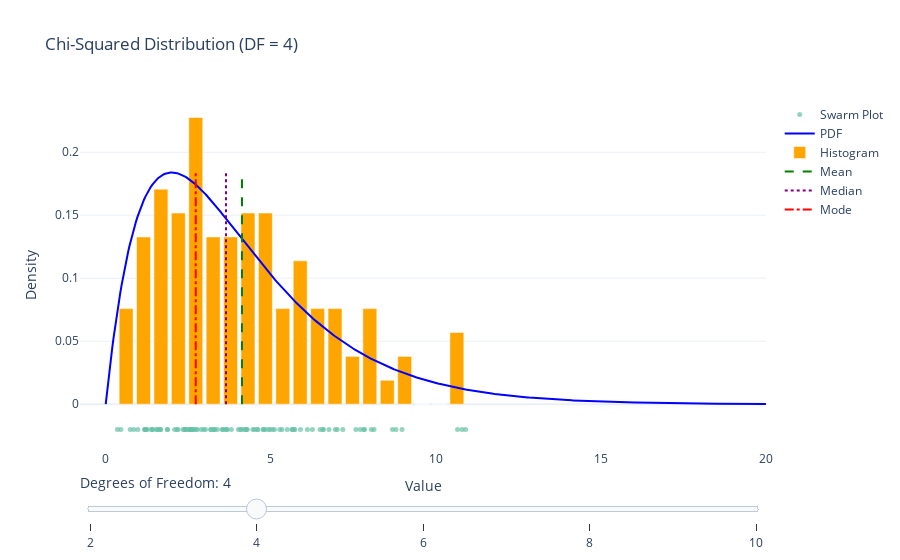

Write notebook code for a chart like this one.
### Code cell
import numpy as np
import plotly.graph_objects as go
import seaborn as sns
from scipy.stats import chi2
from matplotlib.colors import to_hex

# Function to generate the interactive Chi-Squared plot with DF slider
def generate_interactive_chi_square_with_pdf_and_corrected_mode():
    # Parameters
    initial_df = 4  # Initial degrees of freedom
    dfs = [2, 4, 6, 8, 10]  # Slider options for degrees of freedom
    sample_size = 100  # Fixed sample size
    x = np.linspace(0, 20, 500)  # PDF range

    # Function to generate data
    def generate_data(df):
        y_pdf = chi2.pdf(x, df=df)  # PDF values
        sample = np.random.chisquare(df=df, size=sample_size)  # Sample data
        hist, bins = np.histogram(sample, bins=20, density=True)
        bin_centers = (bins[:-1] + bins[1:]) / 2
        mean = np.mean(sample)
        median = np.median(sample)
        mode = bin_centers[np.argmax(hist)]  # Mode from the histogram
        return y_pdf, sample, hist, bin_centers, mean, median, mode

    # Initial data
    y_pdf, sample, hist, bin_centers, mean, median, mode = generate_data(initial_df)

    # Create a swarm plot using Seaborn
    sns_colors = sns.color_palette("Set2", 10)
    swarm_color = to_hex(sns_colors[0])  # Convert Seaborn color to HEX

    # Create figure
    fig = go.Figure()

    # Swarm Plot (Scatter representation of sample points)
    fig.add_trace(go.Scatter(
        x=sample,
        y=np.zeros_like(sample) - 0.02,  # Offset slightly for visibility
        mode='markers',
        marker=dict(color=swarm_color, size=5, opacity=0.7),
        name="Swarm Plot"
    ))

    # Add PDF line
    fig.add_trace(go.Scatter(
        x=x,
        y=y_pdf,
        mode='lines',
        name="PDF",
        line=dict(color='blue')
    ))

    # Add histogram
    fig.add_trace(go.Bar(
        x=bin_centers,
        y=hist,
        name="Histogram",
        marker=dict(color='orange')
    ))

    # Add vertical lines for mean, median, and mode
    fig.add_trace(go.Scatter(
        x=[mean, mean],
        y=[0, max(y_pdf)],
        mode='lines',
        line=dict(color='green', dash='dash'),
        name="Mean"
    ))
    fig.add_trace(go.Scatter(
        x=[median, median],
        y=[0, max(y_pdf)],
        mode='lines',
        line=dict(color='purple', dash='dot'),
        name="Median"
    ))
    fig.add_trace(go.Scatter(
        x=[mode, mode],
        y=[0, max(y_pdf)],
        mode='lines',
        line=dict(color='red', dash='dashdot'),
        name="Mode"
    ))

    # Slider steps
    steps = []
    for df in dfs:
        y_pdf, sample, hist, bin_centers, mean, median, mode = generate_data(df)
        steps.append({
            "label": str(df),
            "method": "update",
            "args": [
                {
                    "x": [sample, x, bin_centers, [mean, mean], [median, median], [mode, mode]],
                    "y": [np.zeros_like(sample) - 0.02, y_pdf, hist, [0, max(y_pdf)], [0, max(y_pdf)], [0, max(y_pdf)]]
                },
                {
                    "title": f"Chi-Squared Distribution (DF = {df})"
                }
            ]
        })

    # Add layout with slider
    fig.update_layout(
        title=f"Chi-Squared Distribution (DF = {initial_df})",
        xaxis_title="Value",
        yaxis_title="Density",
        template="plotly_white",
        sliders=[{
            "steps": steps,
            "active": dfs.index(initial_df),
            "currentvalue": {"prefix": "Degrees of Freedom: ", "font": {"size": 14}},
        }],
        showlegend=True,
    )

    # Save as HTML
    fig.write_html("chi_squared_pdf_corrected_mode.html", include_plotlyjs="cdn")

    return fig

# Generate and show the interactive plot
fig = generate_interactive_chi_square_with_pdf_and_corrected_mode()
fig.show()

### Figure 1 — Plotly figure (JSON) as saved in the notebook; plotly's stock layout.template omitted (floating-point values rounded to 4 significant figures; data arrays with more than 128 entries replaced by an {"elided": "..."} marker saying what was removed)
{"data": [{"marker": {"color": "#66c2a5", "opacity": 0.7, "size": 5}, "mode": "markers", "name": "Swarm Plot", "type": "scatter", "x": [2.618, 10.9, 6.493, 2.965, 4.504, 7.182, 3.023, 2.891, 4.921, 3.181, 5.501, 6.593, 4.603, 0.9739, 0.7406, 8.127, 2.668, 1.547, 2.344, 1.204, 5.113, 1.367, 4.976, 7.579, 0.3547, 6.578, 2.733, 3.543, 1.63, 3.805, 2.771, 5.639, 2.563, 0.4576, 3.255, 1.181, 6.955, 3.529, 2.193, 2.551, 6.259, 4.194, 3.624, 10.66, 4.251, 4.456, 2.566, 7.012, 4.821, 8.791, 1.876, 4.251, 8.977, 1.233, 4.105, 6.765, 4.017, 2.419, 5.899, 3.662, 1.186, 5.339, 2.44, 4.761, 3.301, 8.046, 2.087, 3.28, 5.054, 4.289, 7.84, 2.157, 10.79, 2.625, 3.384, 2.543, 3.679, 2.538, 4.787, 6.109, 1.647, 7.71, 5.664, 3.185, 5.701, 2.393, 1.556, 5.728, 1.243, 8.686, 0.8521, 5.272, 2.407, 1.415, 1.426, 1.862, 7.813, 4.09, 1.668, 4.597], "y": [-0.02, -0.02, -0.02, -0.02, -0.02, -0.02, -0.02, -0.02, -0.02, -0.02, -0.02, -0.02, -0.02, -0.02, -0.02, -0.02, -0.02, -0.02, -0.02, -0.02, -0.02, -0.02, -0.02, -0.02, -0.02, -0.02, -0.02, -0.02, -0.02, -0.02, -0.02, -0.02, -0.02, -0.02, -0.02, -0.02, -0.02, -0.02, -0.02, -0.02, -0.02, -0.02, -0.02, -0.02, -0.02, -0.02, -0.02, -0.02, -0.02, -0.02, -0.02, -0.02, -0.02, -0.02, -0.02, -0.02, -0.02, -0.02, -0.02, -0.02, -0.02, -0.02, -0.02, -0.02, -0.02, -0.02, -0.02, -0.02, -0.02, -0.02, -0.02, -0.02, -0.02, -0.02, -0.02, -0.02, -0.02, -0.02, -0.02, -0.02, -0.02, -0.02, -0.02, -0.02, -0.02, -0.02, -0.02, -0.02, -0.02, -0.02, -0.02, -0.02, -0.02, -0.02, -0.02, -0.02, -0.02, -0.02, -0.02, -0.02]}, {"line": {"color": "blue"}, "mode": "lines", "name": "PDF", "type": "scatter", "x": {"elided": "500 float values"}, "y": {"elided": "500 float values"}}, {"marker": {"color": "orange"}, "name": "Histogram", "type": "bar", "x": [0.6183, 1.146, 1.673, 2.2, 2.727, 3.255, 3.782, 4.309, 4.836, 5.364, 5.891, 6.418, 6.946, 7.473, 8.0, 8.527, 9.055, 9.582, 10.11, 10.64], "y": [0.07586, 0.1328, 0.1707, 0.1517, 0.2276, 0.1328, 0.1328, 0.1517, 0.1517, 0.07586, 0.1138, 0.07586, 0.07586, 0.03793, 0.07586, 0.01897, 0.03793, 0, 0, 0.0569]}, {"line": {"color": "green", "dash": "dash"}, "mode": "lines", "name": "Mean", "type": "scatter", "x": [4.127, 4.127], "y": [0, 0.1839]}, {"line": {"color": "purple", "dash": "dot"}, "mode": "lines", "name": "Median", "type": "scatter", "x": [3.643, 3.643], "y": [0, 0.1839]}, {"line": {"color": "red", "dash": "dashdot"}, "mode": "lines", "name": "Mode", "type": "scatter", "x": [2.727, 2.727], "y": [0, 0.1839]}], "layout": {"autosize": true, "showlegend": true, "sliders": [{"active": 1, "currentvalue": {"font": {"size": 14}, "prefix": "Degrees of Freedom: "}, "steps": [{"args": [{"x": {"elided": "6 rows, 626 float values in total"}, "y": {"elided": "6 rows, 626 float values in total"}}, {"title": "Chi-Squared Distribution (DF = 2)"}], "label": "2", "method": "update"}, {"args": [{"x": {"elided": "6 rows, 626 float values in total"}, "y": {"elided": "6 rows, 626 float values in total"}}, {"title": "Chi-Squared Distribution (DF = 4)"}], "label": "4", "method": "update"}, {"args": [{"x": {"elided": "6 rows, 626 float values in total"}, "y": {"elided": "6 rows, 626 float values in total"}}, {"title": "Chi-Squared Distribution (DF = 6)"}], "label": "6", "method": "update"}, {"args": [{"x": {"elided": "6 rows, 626 float values in total"}, "y": {"elided": "6 rows, 626 float values in total"}}, {"title": "Chi-Squared Distribution (DF = 8)"}], "label": "8", "method": "update"}, {"args": [{"x": {"elided": "6 rows, 626 float values in total"}, "y": {"elided": "6 rows, 626 float values in total"}}, {"title": "Chi-Squared Distribution (DF = 10)"}], "label": "10", "method": "update"}]}], "title": {"text": "Chi-Squared Distribution (DF = 4)"}, "xaxis": {"autorange": true, "range": [-0.757, 20], "title": {"text": "Value"}, "type": "linear"}, "yaxis": {"autorange": true, "range": [-0.03978, 0.2417], "title": {"text": "Density"}, "type": "linear"}}}
